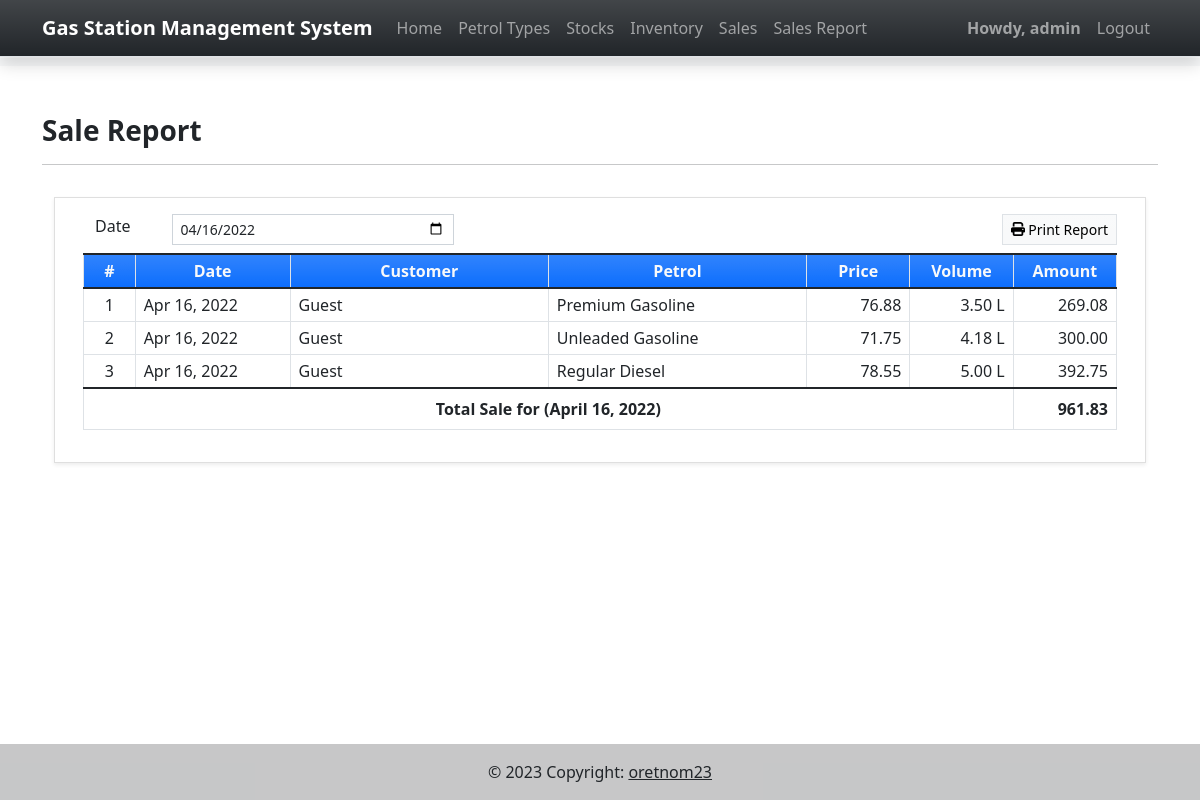
Page /sales_report/2022-04-16 (signed in) on the committed database.
### gsmsApp/models.py (models this page shows, shortened)
class Sale(models.Model):
    date = models.DateField(null=True, blank = True)
    customer_name = models.CharField(max_length=250)
    petrol = models.ForeignKey(Petrol, on_delete=models.CASCADE)
    volume = models.FloatField(max_length=(15,2), default=0)
    price = models.FloatField(max_length=(15,2), default=0)
    amount = models.FloatField(max_length=(15,2), default=0)
    date_added = models.DateTimeField(default = timezone.now)
    date_created = models.DateTimeField(auto_now = True)
    class Meta:
        verbose_name_plural = "List of Sales"

class Petrol(models.Model):
    name = models.CharField(max_length=250)
    description = models.TextField()
    status = models.CharField(max_length=2,choices=(('1','Active'),('0', 'Inactive')) , default = 1)
    price = models.FloatField(max_length=(15,2), default= 0)
    delete_flag = models.IntegerField(default = 0)
    date_added = models.DateTimeField(default = timezone.now)
    date_created = models.DateTimeField(auto_now = True)
    class Meta:
        verbose_name_plural = "Petrol Type List"
    def __str__(self):
        return str(f"{self.name}")

### gsmsApp/views.py (the view)
# urls.py: path('sales_report',views.sales_report,name='sales-report-page'),
@login_required
def sales_report(request, rep_date=None):
    context =context_data()
    context['page_title'] = "Sale Report"
    context['page'] = "sale_list"
    if not rep_date is None:
        rep_date = datetime.strptime(rep_date, "%Y-%m-%d")
    else:
        rep_date = datetime.now()
    year = rep_date.strftime("%Y")
    month = rep_date.strftime("%m")
    day = rep_date.strftime("%d")
    petrols = models.Petrol.objects.filter(delete_flag = 0, status = 1).all().values_list('id')
    sales = models.Sale.objects.filter(petrol__id__in = petrols,
                                                  date__month = month,
                                                  date__day = day,
                                                  date__year = year,
                                                  )
    context['rep_date'] = rep_date
    context['sales'] = sales.all()
    context['total_amount'] = sales.aggregate(Sum('amount'))['amount__sum']
    if context['total_amount'] is None:
        context['total_amount']= 0
    return render(request, "sales_report.html", context)

### gsmsApp/views.py (called while the page is built)
def context_data():
    context = {
        'page_name' : '',
        'page_title' : '',
        'system_name' : 'Gas Station Management System',
        'topbar' : True,
        'footer' : True,
    }
    return context

### gsmsApp/templates/sales_report.html (shortened to what this page needs)
{% extends "base.html" %} {% load humanize %} {% load customfilter %} {% block pageContent %}
<h3 class="fw-bolder">{{page_title}}</h3>
<hr>
<section class="py-3">
    <div class="container">
        <div class="card rounded-0 shadow-sm blur">
            <div class="card-body">
                <div class="container-fluid">
                    <div class="d-flex w-100 mb-2">
                        <div class="col-auto flex-shrink-1 flex-grow-1">
                            <div class="row mx-0 w-100">
                                <div class="col-lg-1 col-md-2 col-sm-4"><label for="" class="control-label">Date</label></div>
                                <div class="col-lg-4 col-md-4 col-sm-6">
                                    <input type="date" class="form-control form-control-sm rounded-0" id="rep_date" value="{{rep_date|date:'Y-m-d'}}">
                                </div>
                            </div>
                        </div>
                        <div class="col-auto">
                            <a href="javascript:void(0)" id="print" class="btn btn-light border btn-sm rounded-0 bg-gradient"><i class="fa fa-print"></i> Print Report</a>
                        </div>
                    </div>
                    <table class="table table-stripped table-bordered" id="report-table">
                        <colgroup>
                            <col width="5%">
                            <col width="15%">
                            <col width="25%">
                            <col width="25%">
                            <col width="10%">
                            <col width="10%">
                            <col width="10%">
                        </colgroup>
                        <thead>
                            <tr class="bg-primary bg-gradient text-light">
                                <th class="text-center px-2 py-1 align-middle">#</th>
                                <th class="text-center px-2 py-1 align-middle">Date</th>
                                <th class="text-center px-2 py-1 align-middle">Customer</th>
                                <th class="text-center px-2 py-1 align-middle">Petrol</th>
                                <th class="text-center px-2 py-1 align-middle">Price</th>
                                <th class="text-center px-2 py-1 align-middle">Volume</th>
                                <th class="text-center px-2 py-1 align-middle">Amount</th>
                            </tr>
                        </thead>
                        <tbody>
                            {% for sale in sales %}
                            <tr>
                                <td class="text-center px-2 py-1 align-middle">{{forloop.counter}}</td>
                                <td class=" px-2 py-1 align-middle">{{ sale.date|date:"M d, Y" }}</td>
                                <td class=" px-2 py-1 align-middle">{{sale.customer_name}}</td>
                                <td class="px-2 py-1 align-middle">{{sale.petrol}}</td>
                                <td class="text-end px-2 py-1 align-middle">{{ sale.price|floatformat:2|intcomma }} </td>
                                <td class="text-end px-2 py-1 align-middle">{{ sale.volume|floatformat:2|intcomma }} L</td>
                                <td class="text-end px-2 py-1 align-middle">{{ sale.amount|floatformat:2|intcomma }}</td>
                            </tr>
                            {% endfor %}
                        </tbody>
                        <tfoot>
                            <tr>
                                <th colspan="6" class="text-center">Total Sale for ({{rep_date|date:"F d, Y"}})</th>
                                <th class="text-end fs-bolder">{{total_amount|floatformat:2|intcomma}}</th>
                            </tr>
                        </tfoot>
                    </table>
                </div>
            </div>
        </div>
    </div>
</section>
</div>
 {% endblock pageContent %}

### gsmsApp/templates/topNavigation.html (shortened to what this page needs)
{% load static %}
<header>
    <nav class="navbar navbar-expand-lg navbar-dark bg-dark bg-gradient fixed-top shadow border-bottom">
        <div class="container">
            <a class="navbar-brand" target="_blank" href="./">
                <b>{{system_name}}</b>
            </a>
            <div class="collapse navbar-collapse" id="navbarExample01">
                <ul class="navbar-nav me-auto mb-2 mb-lg-0" id="topNav">
                    <li class="nav-item">
                        <a class="nav-link" aria-current="page" href="{% url 'home-page' %}">Home</a>
                    </li>
                    <li class="nav-item">
                        <a class="nav-link" id="upload-btn" aria-current="page" href="{% url 'petrol-page' %}">Petrol Types</a>
                    </li>
                    <li class="nav-item">
                        <a class="nav-link" id="upload-btn" aria-current="page" href="{% url 'stock-page' %}">Stocks</a>
                    </li>
                    <li class="nav-item">
                        <a class="nav-link" id="upload-btn" aria-current="page" href="{% url 'inventory-page' %}">Inventory</a>
                    </li>
                    <li class="nav-item">
                        <a class="nav-link" id="upload-btn" aria-current="page" href="{% url 'sale-page' %}">Sales</a>
                    </li>
                    <li class="nav-item">
                        <a class="nav-link" id="upload-btn" aria-current="page" href="{% url 'sales-report-page' %}">Sales Report</a>
                    </li>
                </ul>
                <ul class="navbar-nav d-flex flex-row">
                    {% if user.id %}
                    <li class="nav-item">
                        <a class="nav-link"  href="{% url 'profile-page' %}"><b>Howdy, {{user.username}}</b></a>
                    </li>
                    <li class="nav-item">
                        <a class="nav-link" aria-current="page" href="{% url 'logout' %}">Logout</a>
                    </li>
                    {% endif %}
                </ul>
            </div>
        </div>
    </nav>
    <div id="intro" class="pt-2 text-center bg-light">
    </div>
</header>

### static/assets/default/css/style.css (style rules this page uses)
html, body { height: 100%; width: 100%; max-height: 100%; overflow: auto; display: flex; flex-direction: column; }
body>header { flex-shrink: auto; }

### gsmsApp/templates/topNavigation.html (style rules this page uses)
#intro { margin-top: 58px; }

### rows in the picture
Sale: date "Apr 16, 2022", customer_name "Guest", petrol "Premium Gasoline", price "76.88", volume "3.50", amount "269.08"
Sale: date "Apr 16, 2022", customer_name "Guest", petrol "Unleaded Gasoline", price "71.75", volume "4.18", amount "300.00"
Sale: date "Apr 16, 2022", customer_name "Guest", petrol "Regular Diesel", price "78.55", volume "5.00", amount "392.75"

### other values in the picture
{{ system_name }} "Gas Station Management System"
{{ user.username }} "admin"
{{ page_title }} "Sale Report"
{{ rep_date|date:"F d, Y" }} "April 16, 2022"
{{ total_amount|floatformat:2|intcomma }} "961.83"
